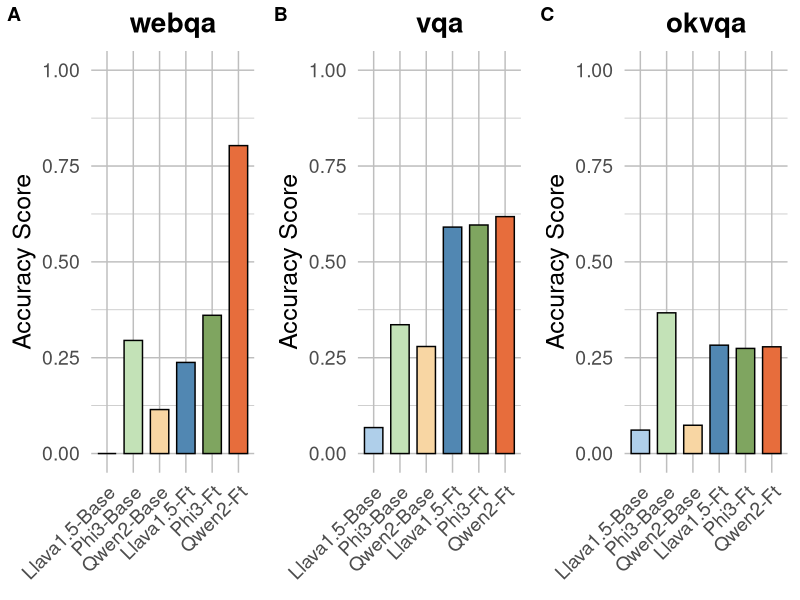

Generate this figure with R:
# Load necessary libraries
library(ggplot2)
library(dplyr)
library(tidyr)
library(cowplot)

# Define the dataset
data <- read.csv("data/negative_eval.csv")


# Reshape the data into long format
data_long <- data %>%
  pivot_longer(cols = c(webqa, vqa, okvqa), names_to = "metric", values_to = "accuracy") %>%
  mutate(
    model_name = case_when(
      grepl("qwen2", model_path) ~ "Qwen2",
      grepl("phi3", model_path) ~ "Phi3",
      grepl("llava15", model_path) ~ "Llava1.5",
      TRUE ~ "Other"
    ),
    finetuned = ifelse(grepl("-ft", model_path), "Ft", "Base"),
    model_finetune_combination = factor(paste(model_name, finetuned, sep = "-"),
                                        levels = c("Llava1.5-Base", "Phi3-Base", "Qwen2-Base", 
                                                   "Llava1.5-Ft", "Phi3-Ft", "Qwen2-Ft"))
  )

# Define color scheme
model_colors <- c("Llava1.5-Base" = "#AFCFEA", "Phi3-Base" = "#C3E2B7", "Qwen2-Base" = "#F8D6A3",
                  "Llava1.5-Ft" = "#5187B2", "Phi3-Ft" = "#7FA560", "Qwen2-Ft" = "#E76D3C")

# Create a function to generate individual plots for each metric
create_metric_plot <- function(metric_name, data) {
  ggplot(data %>% filter(metric == metric_name), aes(x = model_finetune_combination, y = accuracy, fill = model_finetune_combination)) +
    geom_bar(stat = "identity", position = position_dodge(width = 0.8), width = 0.7, color = "black") +
    scale_fill_manual(values = model_colors) +
    labs(title = metric_name, x = NULL, y = "Accuracy Score") +
    scale_y_continuous(limits = c(0, 1)) +
    theme_minimal(base_size = 18) +
    theme(axis.text.x = element_text(angle = 45, hjust = 1, size = 14),
          axis.title.x = element_blank(),
          axis.title.y = element_text(size = 18),
          axis.text.y = element_text(size = 14),
          panel.grid.major = element_line(color = "gray", size = 0.5),
          panel.grid.minor = element_line(color = "gray", size = 0.25),
          plot.title = element_text(size = 20, face = "bold", hjust = 0.5),
          legend.position = "none")
}

# Generate individual plots
webqa_plot <- create_metric_plot("webqa", data_long)
vqa_plot <- create_metric_plot("vqa", data_long)
okvqa_plot <- create_metric_plot("okvqa", data_long)

# Combine the plots into one row
final_plot <- plot_grid(webqa_plot, vqa_plot, okvqa_plot, ncol = 3, align = "h", labels = c("A", "B", "C"))

# Display the final plot
print(final_plot)
